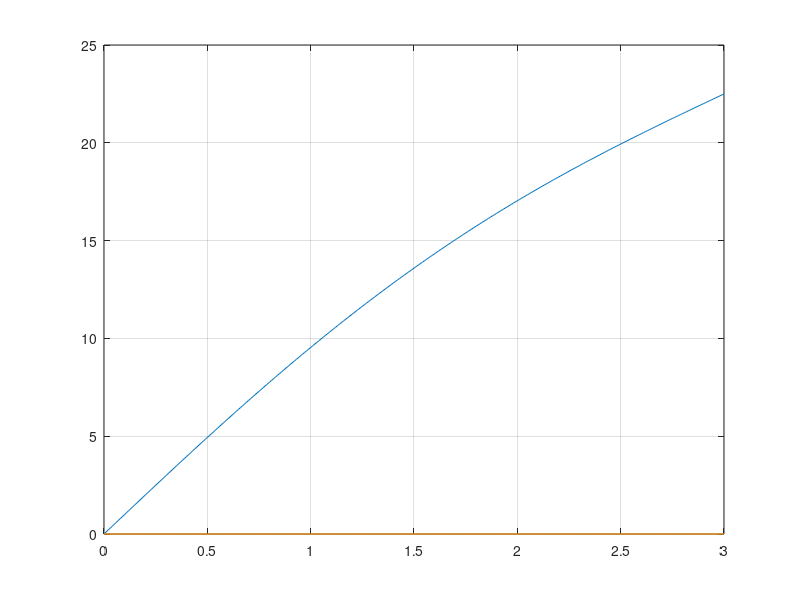
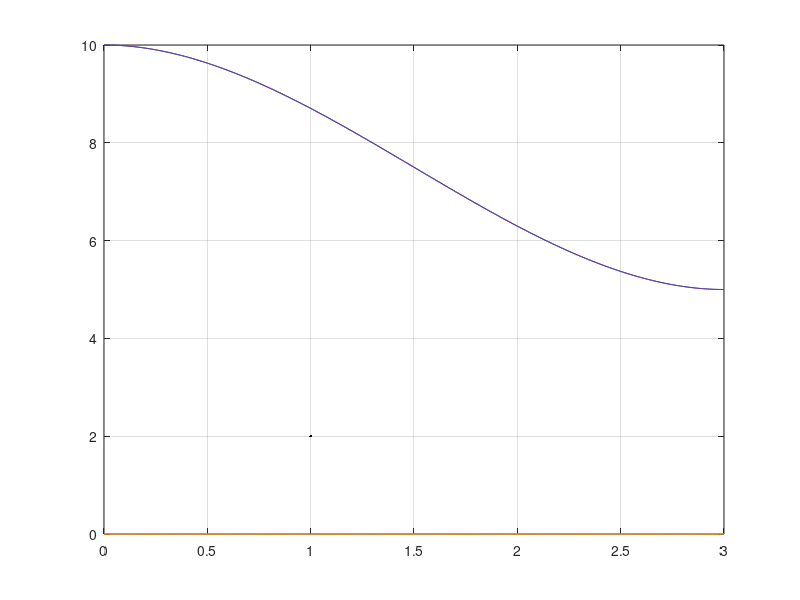
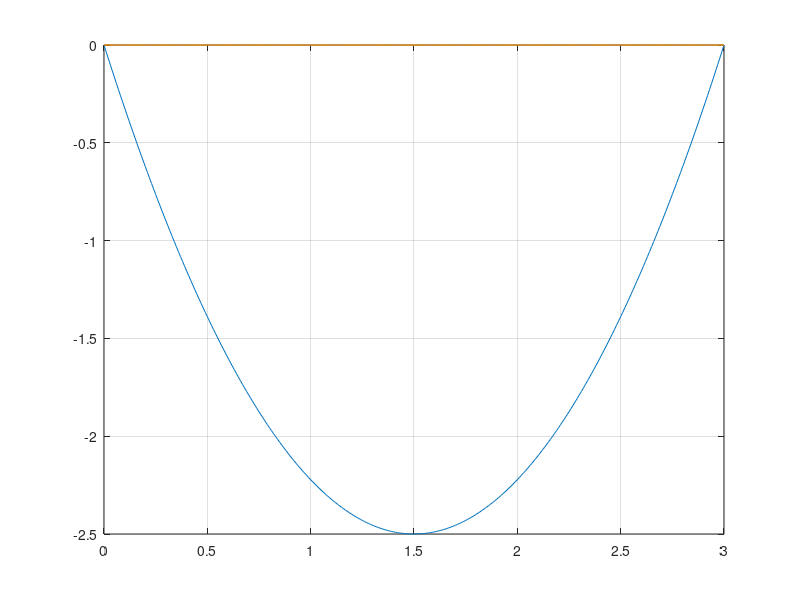

Recreate these plots in MATLAB, in order. (Note: this script raises an error after producing the figures.)
clc;  clear

r  = [  0  0  0 ];
v  = [ 10  0  0 ];
a  = [  0  0  0 ];

r2 = [ 100   0   0 ];
v2 = [   5   0   0 ];
a2 = [   0   0   0 ];

t = 3;

%%%%%%%%%%%%%%%%%%%%%%%%%%%%%%%%%%%%%%%%%%%%%%%%%%%


A = [ t^3/6   t^4/24   -1 
      t^2/2   t^3/6     0 
      t       t^2/2     0 ];

B = [ -v*t 
      v2-v  
      0, 0, 0   ];

if rank(A) < 3
    error('Error. Interpolación TPV sin solución')
end  

X  = A\B;
d1 = X(1,:);  % jerk
d2 = X(2,:);  % snap
r2 = X(3,:)   % distancia recorrida


r2 = r + (v+v2)/2*t


%%%%%%%%%%%%%%%%%%%%%%%%%%%%%%%%%%%%%%%%%%%%%%%%%%%


A = [ t^3/6   t^4/24   t^5/120 
      t^2/2   t^3/6    t^4/24 
      t       t^2/2    t^3/6  ];

B = [ r2-r-v*t 
      v2-v-a*t  
      a2-a      ];

if rank(A) < 3
    error('Error. Interpolación TPV sin solución')
end  

X = A\B;
d1  = X(1,:);  % jerk
d2  = X(2,:);  % snap
d3  = X(3,:);  % crackle


tt = 0:0.01:t;
rr = zeros(length(tt),3);
vv = zeros(length(tt),3);
aa = zeros(length(tt),3);

for i = 1:length(tt)
    t = tt(i);
    rr(i,:) = r +  v*t + 1/2* a*t^2 + 1/6*d1*t^3 + 1/24*d2*t^4 + 1/120*d3*t^5 ;
    vv(i,:) = v +  a*t + 1/2*d1*t^2 + 1/6*d2*t^3 + 1/24*d3*t^4 ;
    aa(i,:) = a + d1*t + 1/2*d2*t^2 + 1/6*d3*t^3 ;
end

% rr(end,:)
% vv(end,:)
% aa(end,:)


figure(1)
clf
plot(tt,rr)
grid on

figure(2)
clf
plot(tt,vv)
hold on
plot(tt,sqrt(vv(:,1).^2 + vv(:,2).^2 + vv(:,3).^2),LineWidth=2,Color='k')
grid on

figure(3)
clf
plot(tt,aa)
grid on


figure(4)
clf
viscircles([0 100],100, LineWidth=1);
hold on
plot3(rr(:,1),rr(:,2),rr(:,3),LineWidth=2)
grid on
xlabel('X')
ylabel('Y')
zlabel('Z')

axis equal
% axis([0 100 0 100 -10 90])
view(2)
